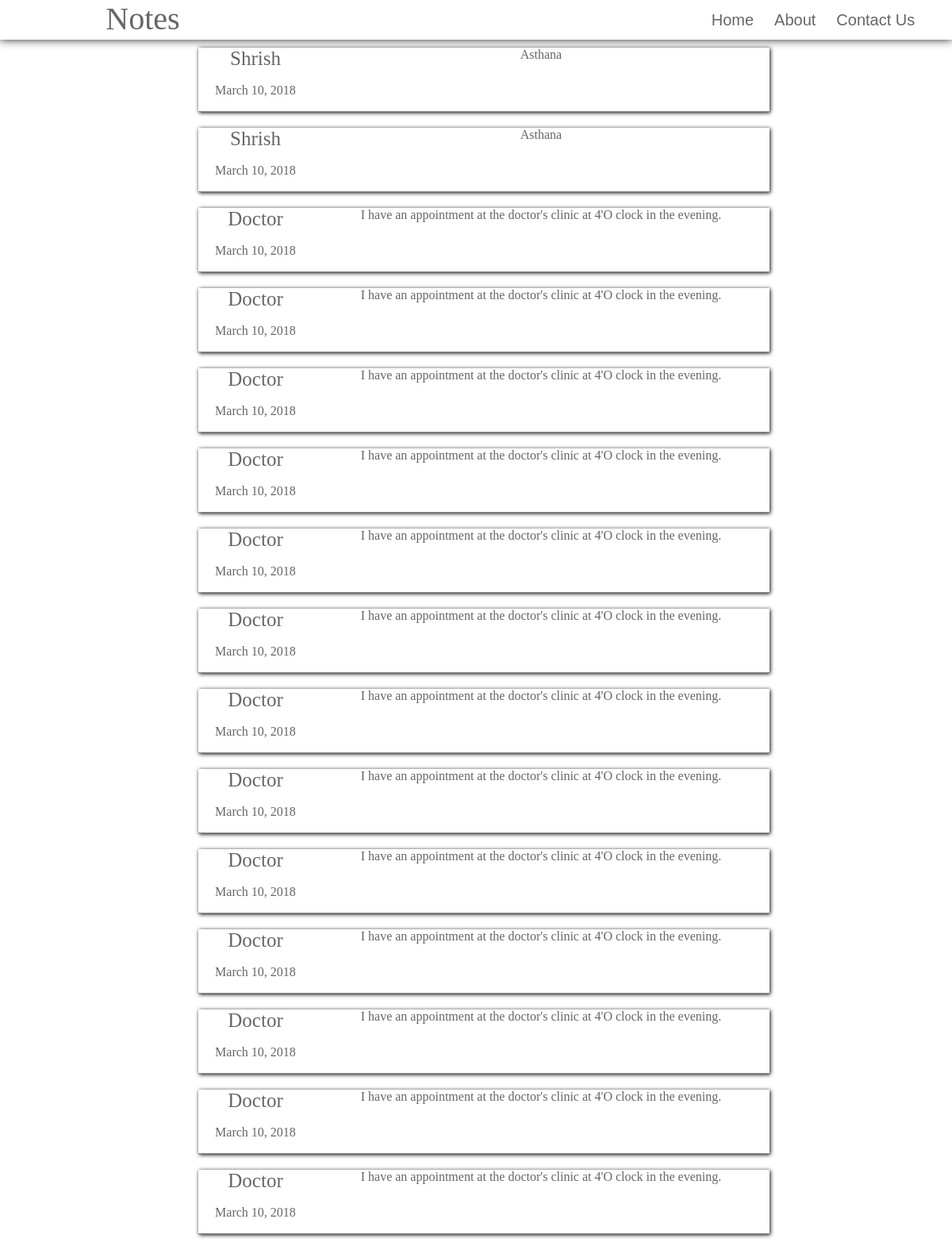
The page / on the database its author committed.
### Notes/models.py (models this page shows, shortened)
class Note(models.Model):
    Title = models.CharField(max_length=50)
    Data = models.CharField(max_length=250)
    Date = models.DateField()

### Notes/views.py (the view)
# urls.py: path('', views.index, name='index'),
def index(request):
    form = forms.Note_form
    note = models.Note.objects.all()
    context_dict = {
        'form':form,
        'note':note,
    }
    if request.method == 'POST':
        form = forms.Note_form(request.POST)
        if form.is_valid():
            form.save(commit=True)
    return render(request, "Notes/index.html", context=context_dict)

### templates/Notes/index.html (shortened to what this page needs)
<!doctype html>
{% extends "Notes/base.html" %}
{% block title_data %}
	{% if note %}
		{% for n in note %}
			<div id="title_data">
				<div id="data_title">{{ n.Title }}</div>
				<div id="data_date">{{ n.Date }}</div>
				<div id="data_data">{{ n.Data }}</div>
			</div>
		{% endfor %}
	{% endif %}
{% endblock %}

### templates/Notes/base.html (shortened to what this page needs)
<!doctype html>
{% load staticfiles %}
<html lang="en">
	<head>
		<link rel="stylesheet" href="{% static 'Notes/style.css' %}">
	</head>
	<body>
		<div class="Container">
			<header>
				<div id="heading">
					<a href="{% url 'Notes:index' %}">Notes</a>
				</div>
				<div id="navs">
					<button id="home"><a href="{% url 'Notes:index' %}">Home</a></button>
					<button id="about"><a href="">About</a></button>
					<button id="contact"><a href="">Contact Us</a></button>
				</div>
			</header>
			<div id="page">
				{% block title_data %}
				{% endblock %}
			</div>
		</div>
	</body>
</html>

### static/Notes/style.css (style rules this page uses)
body { margin: 0px; color: #666666; text-align: center; overflow-x: hidden; }
.Container { width: 100vw; height: 100vh; margin: auto; box-sizing: border-box; }
header { width: 100%; height: auto; background-color: #ffffff; box-shadow: 0px 1px 10px #444444; display: grid; grid-template-columns: 30% 20% 20% 30%; }
#heading { grid-column-start: 1; grid-column-end: 2; height: 50px; font-size: 40px; }
#heading a { text-decoration: none; color: #666666; }
#navs { grid-column-start: 4; grid-column-end: 5; height: 50px; }
#navs button { height: 50px; background-color: white; border: none; outline: none; cursor: pointer; font-size: 20px; color: #666666; margin-left: 10px; }
#navs button a { text-decoration: none; color: #666666; }
#page { display: grid; grid-template-columns: 20% 60% 20%; height: auto; }
#title_data { width: 100%; min-height: 80px; height: auto; border-bottom: #888888 1px solid; margin: 10px; box-shadow: 1px 1px 5px black; grid-column-start: 2; grid-column-end: 3; display: grid; grid-template-columns: 20% 80%; }
#data_title { grid-column-start: 1; grid-column-end: 2; grid-row-start: 1; grid-row-end: 2; font-size: 25px; }
#data_date { grid-column-start: 1; grid-column-end: 2; grid-row-start: 2; grid-row-end: 3; }
#data_data { grid-column-start: 2; grid-column-end: 3; grid-row-start: 1; grid-row-end: 3; }

### rows shown on the page
Note: Title "Shrish", Date "March 10, 2018", Data "Asthana"
Note: Title "Shrish", Date "March 10, 2018", Data "Asthana"
Note: Title "Doctor", Date "March 10, 2018", Data "I have an appointment at the doctor's clinic at 4'O clock in the evening."
Note: Title "Doctor", Date "March 10, 2018", Data "I have an appointment at the doctor's clinic at 4'O clock in the evening."
Note: Title "Doctor", Date "March 10, 2018", Data "I have an appointment at the doctor's clinic at 4'O clock in the evening."
Note: Title "Doctor", Date "March 10, 2018", Data "I have an appointment at the doctor's clinic at 4'O clock in the evening."
Note: Title "Doctor", Date "March 10, 2018", Data "I have an appointment at the doctor's clinic at 4'O clock in the evening."
Note: Title "Doctor", Date "March 10, 2018", Data "I have an appointment at the doctor's clinic at 4'O clock in the evening."
Note: Title "Doctor", Date "March 10, 2018", Data "I have an appointment at the doctor's clinic at 4'O clock in the evening."
Note: Title "Doctor", Date "March 10, 2018", Data "I have an appointment at the doctor's clinic at 4'O clock in the evening."
Note: Title "Doctor", Date "March 10, 2018", Data "I have an appointment at the doctor's clinic at 4'O clock in the evening."
Note: Title "Doctor", Date "March 10, 2018", Data "I have an appointment at the doctor's clinic at 4'O clock in the evening."
Note: Title "Doctor", Date "March 10, 2018", Data "I have an appointment at the doctor's clinic at 4'O clock in the evening."
Note: Title "Doctor", Date "March 10, 2018", Data "I have an appointment at the doctor's clinic at 4'O clock in the evening."
Note: Title "Doctor", Date "March 10, 2018", Data "I have an appointment at the doctor's clinic at 4'O clock in the evening."
